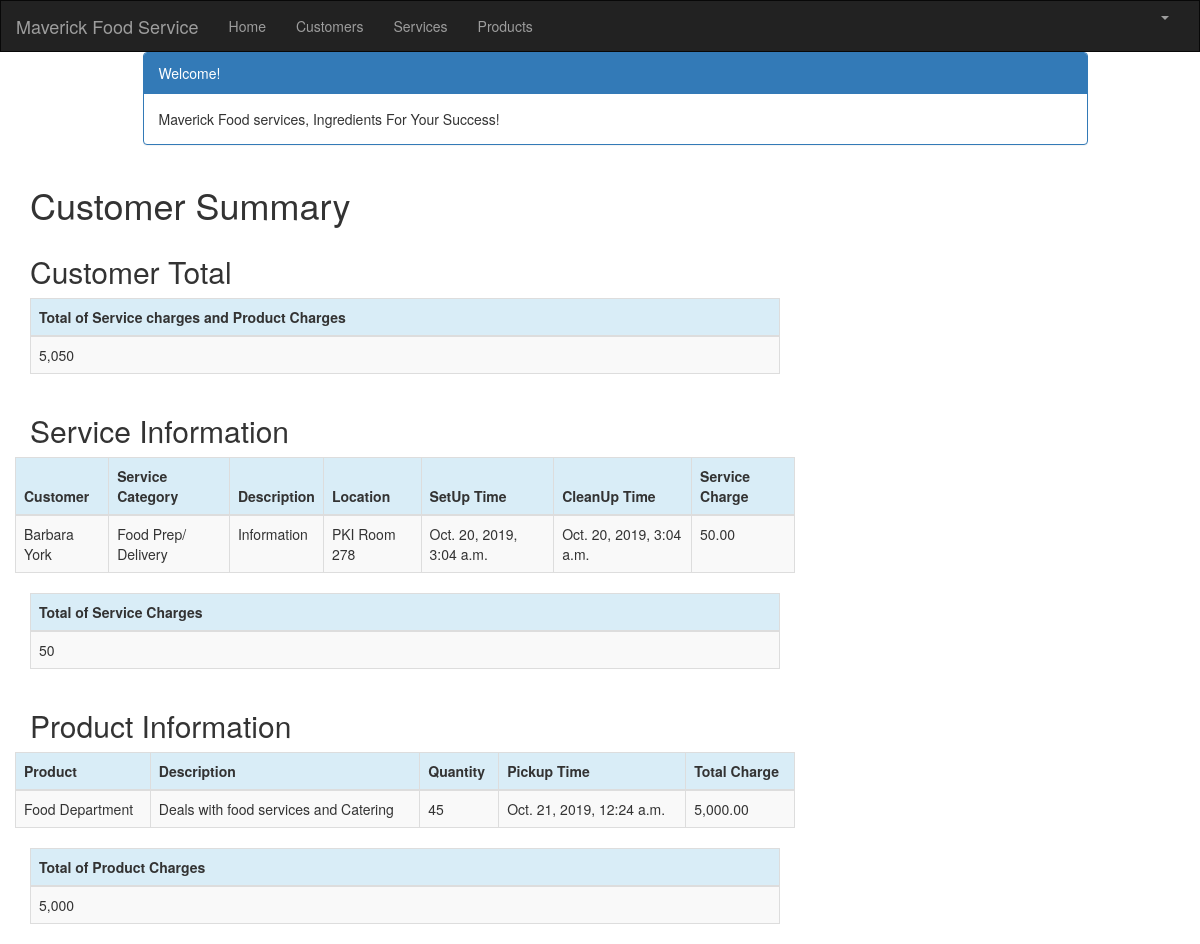
The page /customer/1/summary/ (signed in) on the database its author committed.
### crm/models.py (models this page shows, shortened)
class Service(models.Model):
    cust_name = models.ForeignKey(Customer, on_delete=models.CASCADE, related_name='services')
    service_category = models.CharField(max_length=100)
    description = models.TextField()
    location = models.CharField(max_length=200)
    setup_time = models.DateTimeField( default=timezone.now)
    cleanup_time = models.DateTimeField( default=timezone.now)
    service_charge = models.DecimalField(max_digits=10, decimal_places=2)
    created_date = models.DateTimeField( default=timezone.now)
    updated_date = models.DateTimeField(auto_now_add=True)

class Customer(models.Model):
    cust_name = models.CharField(max_length=50)
    organization = models.CharField(max_length=100, blank=True)
    role = models.CharField(max_length=100)
    email = models.EmailField(max_length=100)
    bldgroom = models.CharField(max_length=100)
    address = models.CharField(max_length=200)
    account_number = models.IntegerField(blank=False, null=False)
    city = models.CharField(max_length=50)
    state = models.CharField(max_length=50)
    zipcode = models.CharField(max_length=10)
    phone_number = models.CharField(max_length=50)
    created_date = models.DateTimeField(default=timezone.now)
    updated_date = models.DateTimeField(auto_now_add=True)
    def __str__(self):
        return str(self.cust_name)

class Product(models.Model):
    cust_name = models.ForeignKey(Customer, on_delete=models.CASCADE, related_name='products')
    product = models.CharField(max_length=100)
    p_description = models.TextField()
    quantity = models.IntegerField()
    pickup_time = models.DateTimeField( default=timezone.now)
    charge = models.DecimalField(max_digits=10, decimal_places=2)
    created_date = models.DateTimeField( default=timezone.now)
    updated_date = models.DateTimeField(auto_now_add=True)

### crm/views.py (the view)
# urls.py: path('customer/<int:pk>/summary/', views.summary, name='summary'),
@login_required
def summary(request, pk):
    customer = get_object_or_404(Customer, pk=pk)
    customers = Customer.objects.filter(created_date__lte=timezone.now())
    services = Service.objects.filter(cust_name=pk)
    products = Product.objects.filter(cust_name=pk)
    sum_service_charge = Service.objects.filter(cust_name=pk).aggregate(Sum('service_charge'))
    sum_product_charge = Product.objects.filter(cust_name=pk).aggregate(Sum('charge'))
    return render(request, 'crm/summary.html', {'customers': customers,'products': products, 'services': services,
                                                    'sum_service_charge': sum_service_charge,'sum_product_charge': sum_product_charge,})

### crm/templates/crm/summary.html
<!DOCTYPE HTML PUBLIC "-//W3C//DTD HTML 4.01 Transitional//EN" "http://www.w3.org/TR/html4/loose.dtd">
{% extends 'crm/base.html' %}
{% block content %}
{% load mathfilters %}
{% load humanize %}
<div class="container">
    <div class="row">
        <div class="col-md-10 col-md-offset-1">
            <div class="panel panel-primary">
                <div class="panel-heading">Welcome!</div>
                <div class="panel-body">
                    Maverick Food services, Ingredients For Your Success!
                </div>
            </div>
        </div>
    </div>
</div>
<div class="row">
    <h1 style="padding-left: 15Px">Customer Summary</h1>
</div>
<div class="row">
        <h2 style="padding-left: 15Px">Customer Total</h2>
    </div>
 <table class="table table-striped table-bordered table-hover">
        <thead>
            <tr class="bg-info">
                <th>Total of Service charges and Product Charges</th>
            </tr>
        </thead>
        <tbody>
            <tr>
                <td> {% load l10n %}
                     {% localize on %}
                    {{sum_service_charge.service_charge__sum|add:sum_product_charge.charge__sum | intcomma}}</td>
                    {% endlocalize %}
            </tr>
        </tbody>
    </table>
    <div class="row">
        <h2 style="padding-left: 15Px">Service Information</h2>
    </div>
    <div class="row">
        <table class="table table-striped table-bordered table-hover">
            <thead>
            <tr class="bg-info">
                <th>Customer</th>
                <th>Service Category</th>
                <th>Description</th>
                <th>Location</th>
                <th>SetUp Time</th>
                <th>CleanUp Time</th>
                <th>Service Charge</th>
            </tr>
            </thead>
            <tbody>
            {% for service in services %}
                <tr>
                    <td>{{ service.cust_name }}</td>
                     <td>{{ service.service_category }}</td>
                    <td>{{ service.description }}</td>
                     <td>{{ service.location }}</td>
                     <td>{{ service.setup_time }}</td>
                    <td>{{ service.cleanup_time }}</td>
                    <td>{{ service.service_charge|intcomma }}</td>
                </tr>
            {% endfor %}
            </tbody>
        </table>
    </div>
        <table class="table table-striped table-bordered table-hover">
        <thead>
            <tr class="bg-info">
                <th>Total of Service Charges</th>
            </tr>
        </thead>
        <tbody>
            <tr>
               <td>{{ sum_service_charge.service_charge__sum|intcomma }}</td>
            </tr>
        </tbody>
    </table>
 <div class="row">
        <h2 style="padding-left: 15Px">Product Information</h2>
    </div>
    <div class="row">
        <table class="table table-striped table-bordered table-hover">
            <thead>
            <tr class="bg-info">
                <th>Product</th>
                <th>Description</th>
                <th>Quantity</th>
                <th>Pickup Time</th>
                <th>Total Charge</th>
            </tr>
            </thead>
            <tbody>
            {% for product in products %}
                <tr>
                    <td>{{ product.product }}</td>
                    <td>{{ product.p_description }}</td>
                    <td>{{ product.quantity|intcomma }}</td>
                    <td>{{ product.pickup_time }}</td>
                    <td>{{ product.charge|intcomma }}</td>
                </tr>
            {% endfor %}
            </tbody>
        </table>
    </div>
        <table class="table table-striped table-bordered table-hover">
        <thead>
            <tr class="bg-info">
                <th>Total of Product Charges</th>
            </tr>
        </thead>
        <tbody>
            <tr>
                <td>{{ sum_product_charge.charge__sum|intcomma }}</td>
            </tr>
        </tbody>
    </table>
    </div>
{% endblock %}

### rows shown on the page
Service: cust_name "Barbara York", service_category "Food Prep/ Delivery", description "Information", location "PKI Room 278", setup_time "Oct. 20, 2019, 3:04 a.m.", cleanup_time "Oct. 20, 2019, 3:04 a.m.", service_charge "50.00"
Product: product "Food Department", p_description "Deals with food services and Catering", quantity "45", pickup_time "Oct. 21, 2019, 12:24 a.m.", charge "5,000.00"

### other values the page prints
{{ sum_service_charge.service_charge__sum|intcomma }} "50"
{{ sum_product_charge.charge__sum|intcomma }} "5,000"
